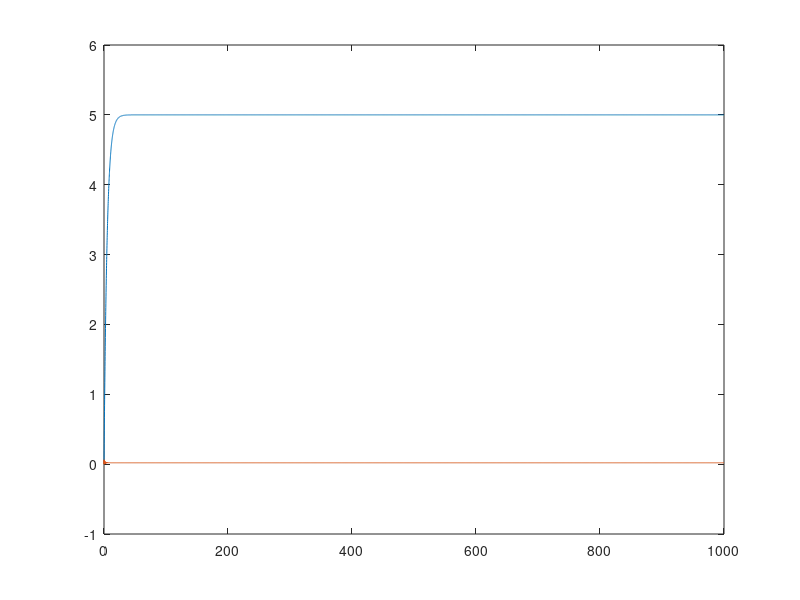
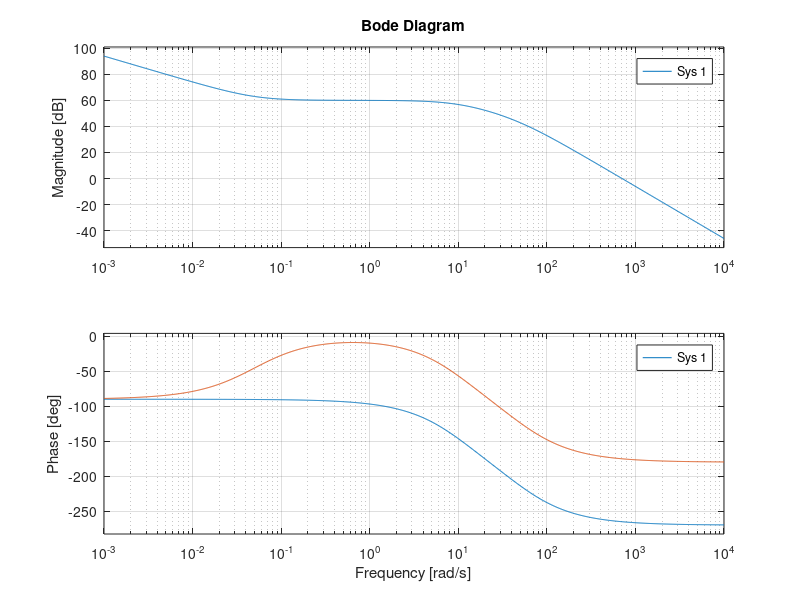
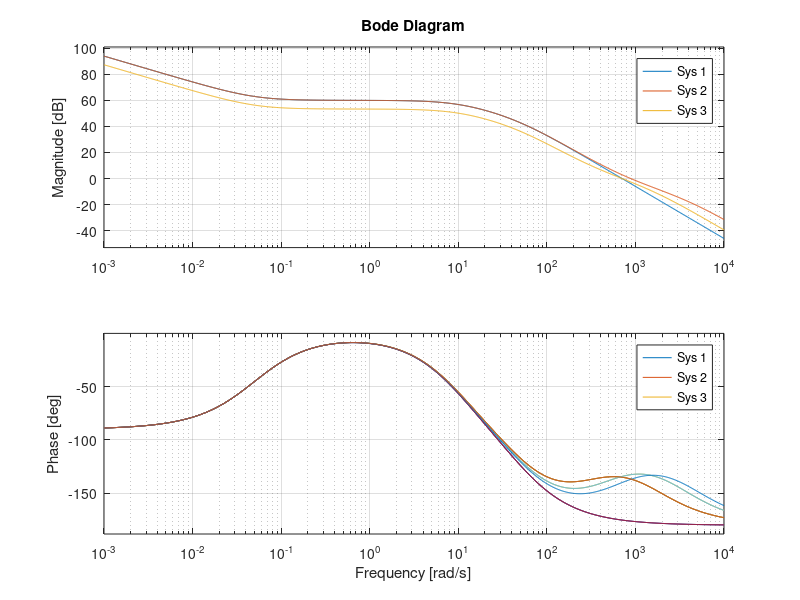

Recreate these plots in MATLAB, in order.
%% Ejercicio 9
clear, clc, close all

s=tf([1 0],1);
G=-100/((s+10)*(s+50));

%% a
C1=-1/s;
% figure, rlocus(G*C1)

%% b
C2=C1*250;

[y1,t1]=step(1/s*feedback(G*C1,1),1000);
[y2,t2]=step(1/s*feedback(G*C2,1),t1);
rampa=1*t1;
figure, plot(t1,rampa-y1,t1,rampa-y2)

%% c
close all
figure, bode(G*C2,{1e-3,1e4}); grid on; hold on;
% figure, margin(G*C2); grid on; hold on;

%%
C3=C2*(1+s/5e-2);
% bode(G*C2,G*C3,{1e-3,1e4}); grid on;
bode(G*C3,{1e-3,1e4}); grid on;
[Gm,Pm,Wgm,Wpm] = margin(G*C3);
fprintf('MF=%.2f, w0dB=%.2f \n',Pm,Wpm)

%% Enfoque 1
phim=40-4.86+5;
w0=706.17;
% phim=45;
% w0=700;

b=w0*sqrt((1+sind(phim))/(1-sind(phim)));
a=w0^2/b;

C4=C3*(1+s/a)/(1+s/b);
[Gm,Pm,Wgm,Wpm] = margin(G*C4); 
fprintf('MF=%.2f, w0dB=%.2f \n',Pm,Wpm)
figure, bode(G*C3,G*C4,{1e-3,1e4}); grid on; hold on;
%%
phim=45; 
w0=1226;
% w0=1109;
b=w0*sqrt((1+sind(phim))/(1-sind(phim)));
a=w0^2/b;
C4=C3*(1+s/a)/(1+s/b);
[Gm,Pm,Wgm,Wpm] = margin(G*C4); 
fprintf('MF=%.2f, w0dB=%.2f \n',Pm,Wpm)
bode(G*C4,{1e-3,1e4}); grid on

%% Enfoque 2
close all
phim=40-4.86+5;
w0=706.17;

b=w0*sqrt((1+sind(phim))/(1-sind(phim)))
a=w0^2/b;

K4=sqrt(a/b);

C5=C3*K4*(1+s/a)/(1+s/b);
[Gm,Pm,Wgm,Wpm] = margin(G*C5); 
fprintf('MF=%.2f, w0dB=%.2f \n',Pm,Wpm)
bode(G*C3,G*C5,G*C4,{1e-3,1e4}); grid on

%% Enfoque 3
close all
w0=706.17;
phi=40-4.86;

a=w0;
b=w0/tand(45-phi);
C6=C3*(1+s/a)/(1+s/b);

[Gm,Pm,Wgm,Wpm] = margin(G*C6); 
fprintf('MF=%.2f, w0dB=%.2f \n',Pm,Wpm)
bode(G*C3,G*C6,G*C5,{1e-3,1e4}); grid on